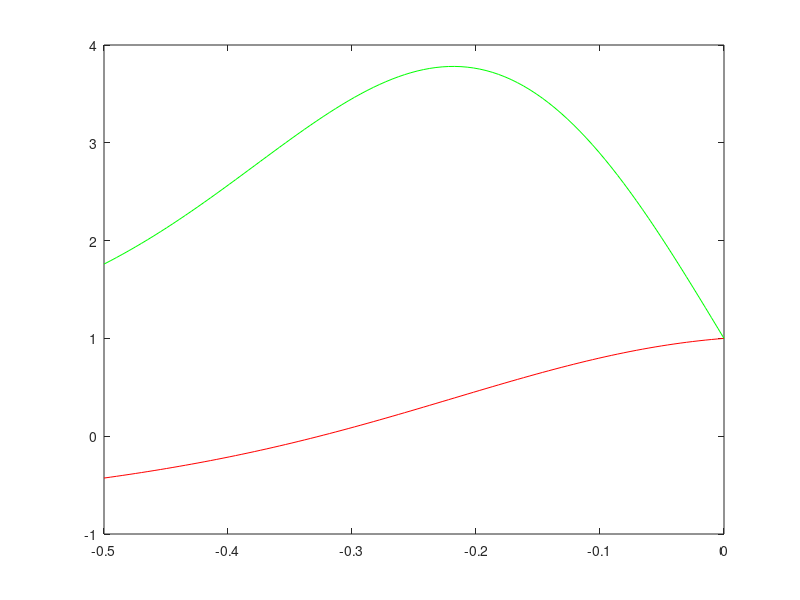

The MATLAB script that drew this image: (Note: this script raises an error after producing the figure.)
clc;
format long;
f = @(x) x + (e.^(-10.*x.^2)).*cos(x);
df = @(x) 1 - cos(x).*20.*x.*(e.^(-10.*x.^2)) - sin(x).*e.^(-10.*x.^2);

x = linspace(-0.5,0,100);

plot(x,f(x),"-r");   %-0.5 a 0
hold on;
plot(x,df(x),"-g");

[p,it,r,t] = Newton(f,df,0,1e-6,1000);
it
[p,it,r,t] = Biseccion(f,-0.4,-0.3,1e-6,1000);
p
it
